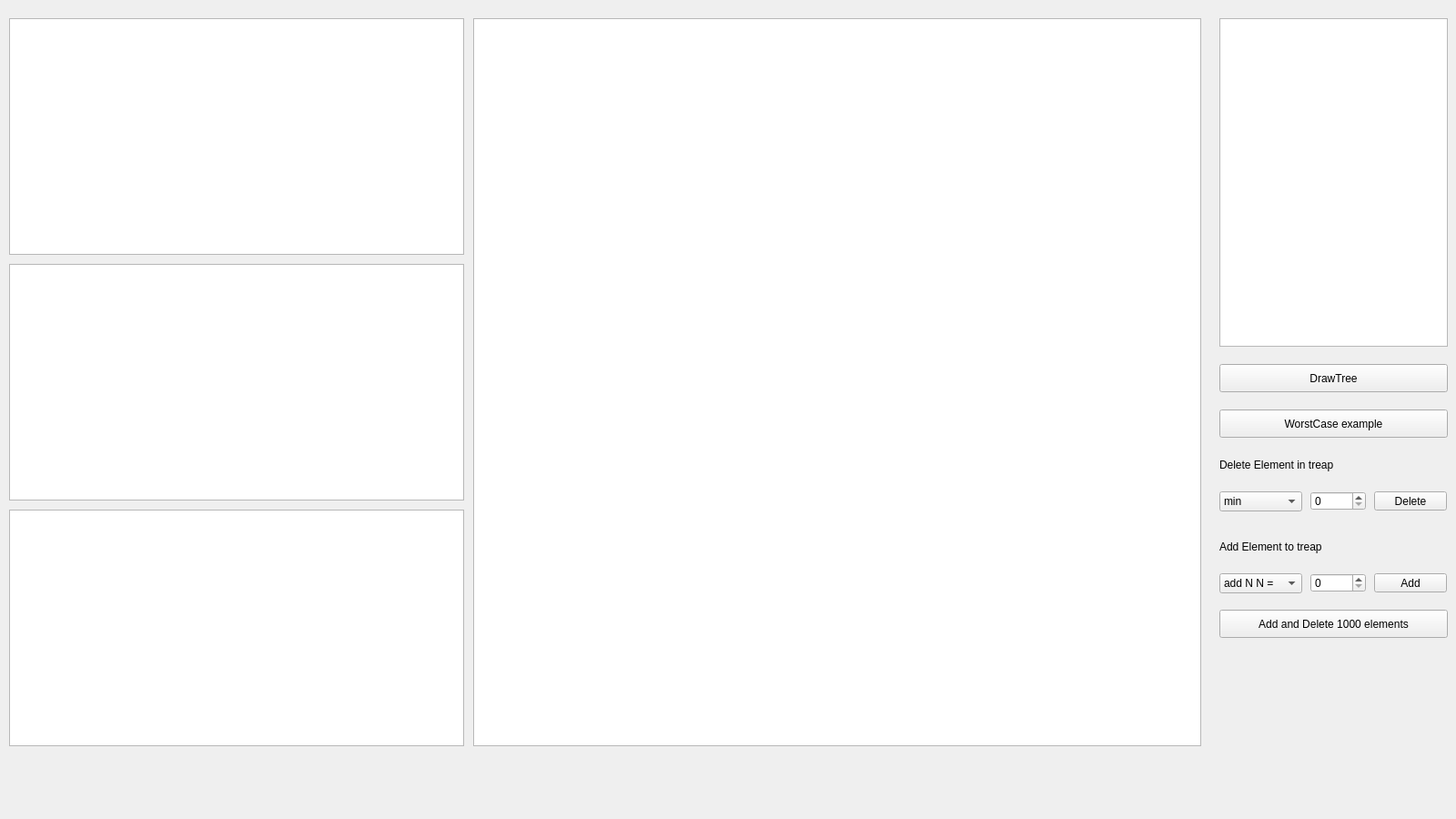
<?xml version="1.0" encoding="UTF-8"?>
<ui version="4.0">
 <class>StartMenu</class>
 <widget class="QWidget" name="StartMenu">
  <property name="geometry">
   <rect>
    <x>0</x>
    <y>0</y>
    <width>1600</width>
    <height>900</height>
   </rect>
  </property>
  <property name="minimumSize">
   <size>
    <width>1600</width>
    <height>900</height>
   </size>
  </property>
  <property name="maximumSize">
   <size>
    <width>1600</width>
    <height>900</height>
   </size>
  </property>
  <property name="windowTitle">
   <string>Form</string>
  </property>
  <widget class="QGraphicsView" name="drawview">
   <property name="geometry">
    <rect>
     <x>520</x>
     <y>20</y>
     <width>800</width>
     <height>800</height>
    </rect>
   </property>
   <property name="minimumSize">
    <size>
     <width>0</width>
     <height>0</height>
    </size>
   </property>
   <property name="maximumSize">
    <size>
     <width>16777215</width>
     <height>16777215</height>
    </size>
   </property>
  </widget>
  <widget class="QTextBrowser" name="textBrowser">
   <property name="geometry">
    <rect>
     <x>1340</x>
     <y>20</y>
     <width>251</width>
     <height>361</height>
    </rect>
   </property>
  </widget>
  <widget class="QPushButton" name="worst">
   <property name="geometry">
    <rect>
     <x>1340</x>
     <y>450</y>
     <width>251</width>
     <height>31</height>
    </rect>
   </property>
   <property name="text">
    <string>WorstCase example</string>
   </property>
  </widget>
  <widget class="QGraphicsView" name="chart_1">
   <property name="geometry">
    <rect>
     <x>10</x>
     <y>20</y>
     <width>500</width>
     <height>260</height>
    </rect>
   </property>
   <property name="minimumSize">
    <size>
     <width>500</width>
     <height>260</height>
    </size>
   </property>
   <property name="maximumSize">
    <size>
     <width>500</width>
     <height>260</height>
    </size>
   </property>
   <property name="verticalScrollBarPolicy">
    <enum>Qt::ScrollBarAlwaysOff</enum>
   </property>
   <property name="horizontalScrollBarPolicy">
    <enum>Qt::ScrollBarAlwaysOff</enum>
   </property>
  </widget>
  <widget class="QGraphicsView" name="chart_2">
   <property name="geometry">
    <rect>
     <x>10</x>
     <y>290</y>
     <width>500</width>
     <height>260</height>
    </rect>
   </property>
   <property name="minimumSize">
    <size>
     <width>500</width>
     <height>260</height>
    </size>
   </property>
   <property name="maximumSize">
    <size>
     <width>500</width>
     <height>260</height>
    </size>
   </property>
   <property name="verticalScrollBarPolicy">
    <enum>Qt::ScrollBarAlwaysOff</enum>
   </property>
   <property name="horizontalScrollBarPolicy">
    <enum>Qt::ScrollBarAlwaysOff</enum>
   </property>
  </widget>
  <widget class="QPushButton" name="draw">
   <property name="geometry">
    <rect>
     <x>1340</x>
     <y>400</y>
     <width>251</width>
     <height>31</height>
    </rect>
   </property>
   <property name="text">
    <string>DrawTree</string>
   </property>
  </widget>
  <widget class="QComboBox" name="comboBox">
   <property name="geometry">
    <rect>
     <x>1340</x>
     <y>540</y>
     <width>91</width>
     <height>22</height>
    </rect>
   </property>
   <property name="currentText">
    <string>min</string>
   </property>
   <property name="maxVisibleItems">
    <number>3</number>
   </property>
   <item>
    <property name="text">
     <string>min</string>
    </property>
   </item>
   <item>
    <property name="text">
     <string>selected in spinbox</string>
    </property>
   </item>
   <item>
    <property name="text">
     <string>max</string>
    </property>
   </item>
  </widget>
  <widget class="QPushButton" name="deleteb">
   <property name="geometry">
    <rect>
     <x>1510</x>
     <y>540</y>
     <width>80</width>
     <height>21</height>
    </rect>
   </property>
   <property name="text">
    <string>Delete</string>
   </property>
  </widget>
  <widget class="QSpinBox" name="spinBox">
   <property name="geometry">
    <rect>
     <x>1440</x>
     <y>630</y>
     <width>61</width>
     <height>21</height>
    </rect>
   </property>
   <property name="maximum">
    <number>99999</number>
   </property>
  </widget>
  <widget class="QPushButton" name="add">
   <property name="geometry">
    <rect>
     <x>1510</x>
     <y>630</y>
     <width>80</width>
     <height>21</height>
    </rect>
   </property>
   <property name="text">
    <string>Add</string>
   </property>
  </widget>
  <widget class="QSpinBox" name="delbox">
   <property name="geometry">
    <rect>
     <x>1440</x>
     <y>540</y>
     <width>61</width>
     <height>21</height>
    </rect>
   </property>
   <property name="maximum">
    <number>99999</number>
   </property>
  </widget>
  <widget class="QGraphicsView" name="chart_3">
   <property name="geometry">
    <rect>
     <x>10</x>
     <y>560</y>
     <width>500</width>
     <height>260</height>
    </rect>
   </property>
   <property name="minimumSize">
    <size>
     <width>500</width>
     <height>260</height>
    </size>
   </property>
   <property name="maximumSize">
    <size>
     <width>500</width>
     <height>260</height>
    </size>
   </property>
   <property name="verticalScrollBarPolicy">
    <enum>Qt::ScrollBarAlwaysOff</enum>
   </property>
   <property name="horizontalScrollBarPolicy">
    <enum>Qt::ScrollBarAlwaysOff</enum>
   </property>
  </widget>
  <widget class="QComboBox" name="comboBox_2">
   <property name="geometry">
    <rect>
     <x>1340</x>
     <y>630</y>
     <width>91</width>
     <height>22</height>
    </rect>
   </property>
   <property name="currentText">
    <string>add N N =</string>
   </property>
   <property name="maxVisibleItems">
    <number>2</number>
   </property>
   <item>
    <property name="text">
     <string>add N N =</string>
    </property>
   </item>
   <item>
    <property name="text">
     <string>rand N times N =</string>
    </property>
   </item>
  </widget>
  <widget class="QPushButton" name="adddel">
   <property name="geometry">
    <rect>
     <x>1340</x>
     <y>670</y>
     <width>251</width>
     <height>31</height>
    </rect>
   </property>
   <property name="text">
    <string>Add and Delete 1000 elements</string>
   </property>
  </widget>
  <widget class="QLabel" name="label">
   <property name="geometry">
    <rect>
     <x>1340</x>
     <y>500</y>
     <width>221</width>
     <height>21</height>
    </rect>
   </property>
   <property name="text">
    <string>Delete Element in treap</string>
   </property>
  </widget>
  <widget class="QLabel" name="label_2">
   <property name="geometry">
    <rect>
     <x>1340</x>
     <y>590</y>
     <width>171</width>
     <height>21</height>
    </rect>
   </property>
   <property name="text">
    <string>Add Element to treap</string>
   </property>
  </widget>
 </widget>
 <resources/>
 <connections/>
</ui>
